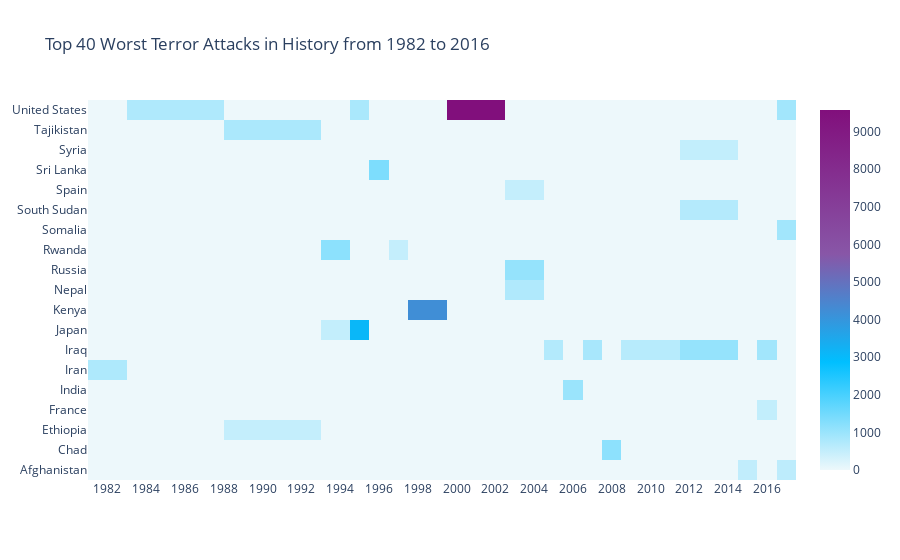

Write notebook code for a chart like this one.
### Code cell
import plotly.offline as py
py.init_notebook_mode(connected=True)
import plotly.graph_objs as go
colorscale = [[0, '#edf8fb'], [.3, '#00BFFF'],  [.6, '#8856a7'],  [1, '#810f7c']]
heatmap = go.Heatmap(z=heat.values, x=heat.columns, y=heat.index, colorscale=colorscale)
data = [heatmap]
layout = go.Layout(
    title='Top 40 Worst Terror Attacks in History from 1982 to 2016',
    xaxis = dict(ticks='', nticks=20),
    yaxis = dict(ticks='')
)
fig = go.Figure(data=data, layout=layout)
py.iplot(fig, filename='heatmap',show_link=False)

### Figure 1 — Plotly figure (JSON) as saved in the notebook; plotly's stock layout.template omitted (floating-point values rounded to 4 significant figures; data arrays with more than 128 entries replaced by an {"elided": "..."} marker saying what was removed)
{"data": [{"y": ["Afghanistan", "Chad", "Ethiopia", "France", "India", "Iran", "Iraq", "Japan", "Kenya", "Nepal", "Russia", "Rwanda", "Somalia", "South Sudan", "Spain", "Sri Lanka", "Syria", "Tajikistan", "United States"], "x": [1982, 1984, 1992, 1994, 1995, 1996, 1997, 1998, 2001, 2004, 2005, 2006, 2007, 2008, 2009, 2014, 2015, 2016, 2017], "z": {"elided": "19x19 float values"}, "type": "heatmap", "colorscale": [[0, "#edf8fb"], [0.3, "#00BFFF"], [0.6, "#8856a7"], [1, "#810f7c"]]}], "layout": {"yaxis": {"ticks": ""}, "xaxis": {"nticks": 20, "ticks": ""}, "title": {"text": "Top 40 Worst Terror Attacks in History from 1982 to 2016"}}}
